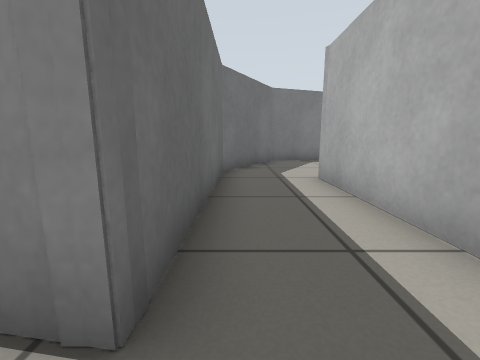
View 1 (above)

21 first-person views from a walk through a robot-simulator world made for Gazebo. The camera is 0.5 m above the floor, tilts 10° down and sees 90° across. The floor is counted in squares, 0.5 m on a side. Each view is taken from the middle of a square. On the plan, view 1 faces up. The plan holds only what a view shows up to about 10 squares ahead; the rest is blank. The place goes on beyond the plan.

View 2
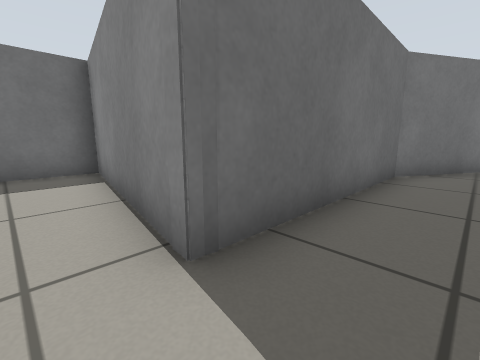

View 3
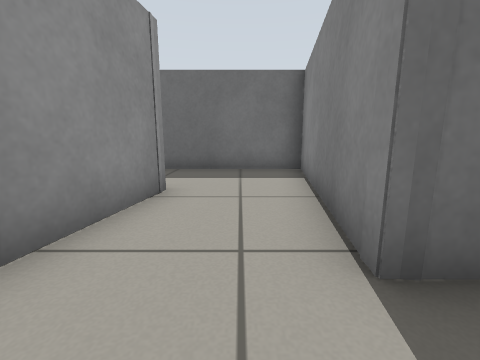

View 4
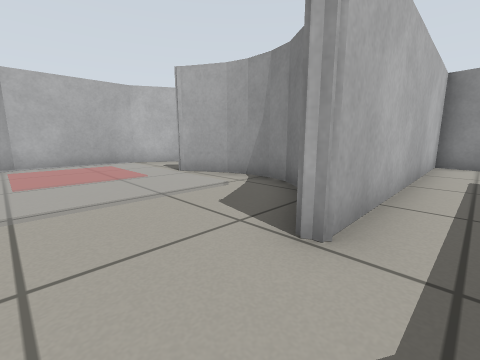

View 5
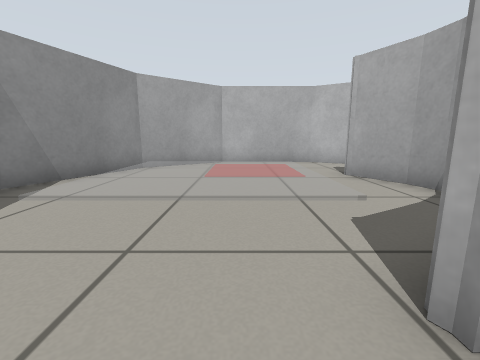

View 6
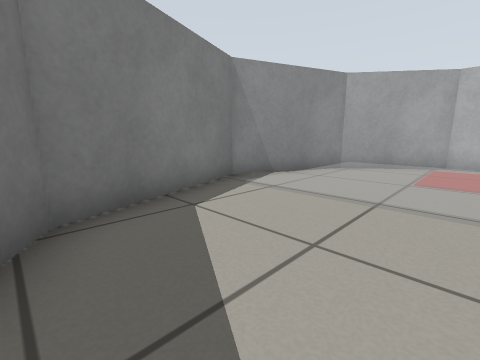

View 7
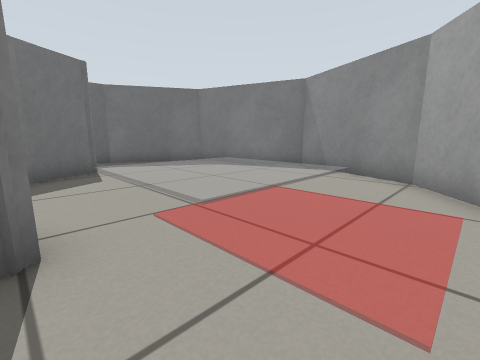

View 8
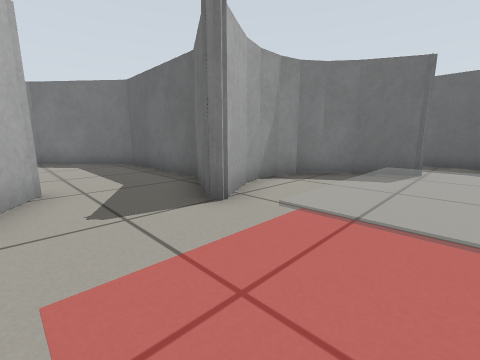

View 9
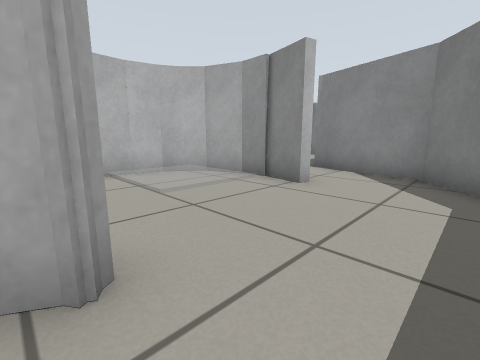

View 10
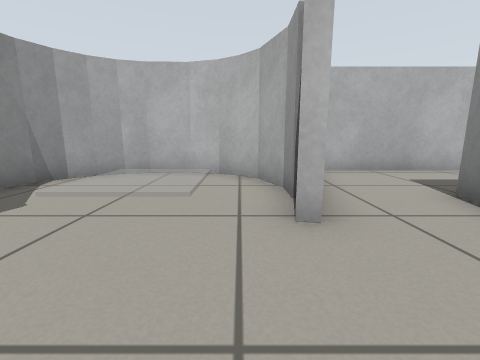

View 11
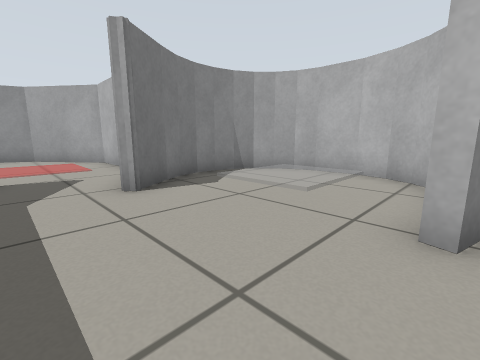

View 12
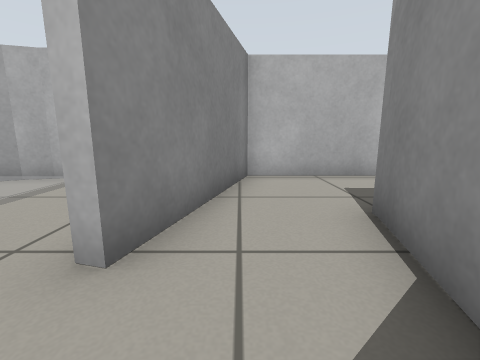

View 13
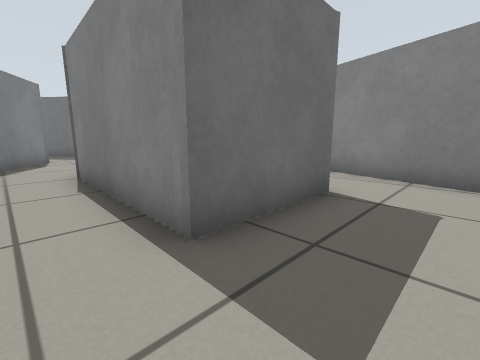

View 14
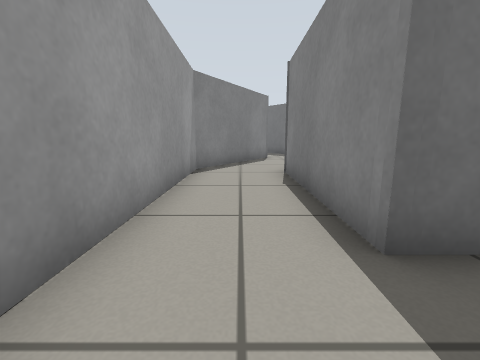

View 15
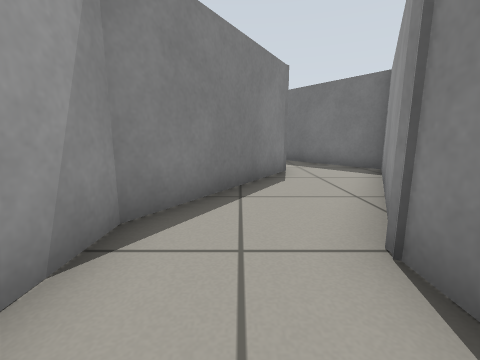

View 16
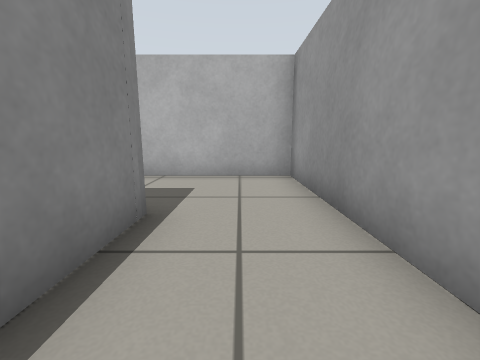

View 17
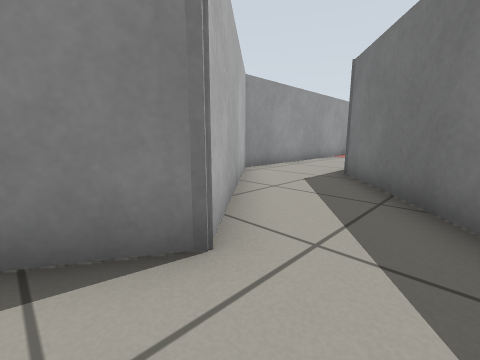

View 18
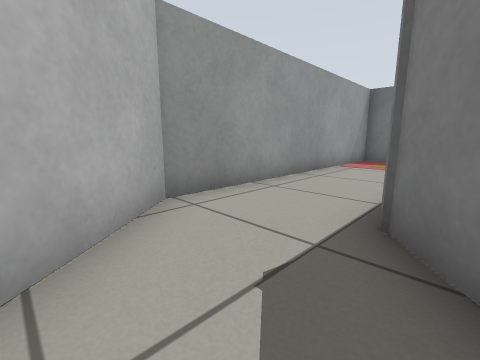

View 19
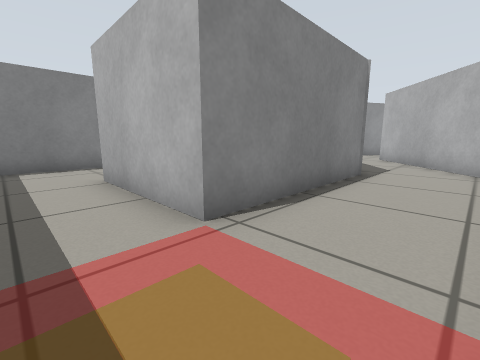

View 20
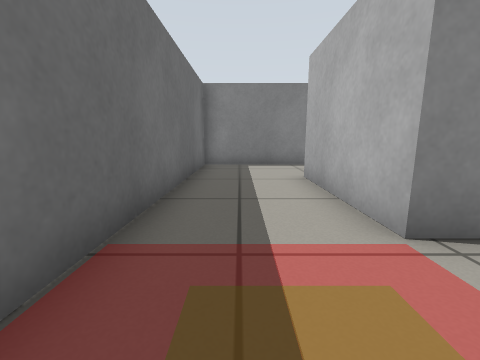

View 21
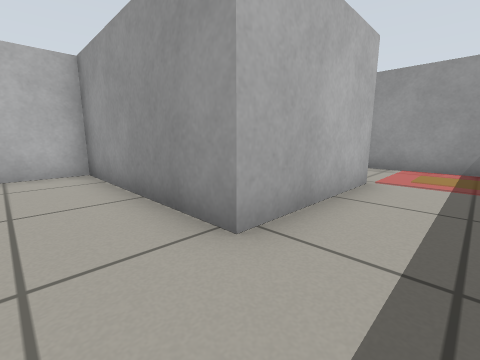

### Floor plan
Key: @ floor where view 1 was taken; # wall or solid block; . main floor; : floor 0.15 m higher than the main floor; / step, stairs or slope.
Columns run from 12 left of view 1 to 15 right of it. Each row starts with its distance up from view 1.
 12                 ###
 11               ###.####
 10              ##......##
  9             ##..::::/.##
  8             #...::::/..#
  7            ##...::::/..#
  6            #....::::/..#
  5            #..##.......#
  4            #..###..#...#
  3            #..# ####..#####
  2      ##### #..#   ##..##..##
  1      #...###..#    #.......#
  0      #......@.#    #.../:/.#
 -1      #........#    #.../:/.#
 -2      #..#######    #......##
 -3 #####   #          #...####
 -4 #.......#          ##....###
 -5 #.......#           ####...#
 -6 #..######   #####      ##..#
 -7 #..#       ##...##      #..#
 -8 #..#     ###.....###    #..#
 -9 #..#    ##...###...######..#
-10 #..######...## ###.........#
-11 #..........##    ###########
-12 #.........##
-13 ###########

Where each view was taken, in squares from view 1:
view 1: 0 up, 0 right, facing up
view 2: 0 up, 1 right, facing up-left
view 3: 0 up, 1 right, facing left
view 4: 8 up, 1 right, facing down-right
view 5: 7 up, 1 right, facing right
view 6: 7 up, 1 right, facing up-right
view 7: 4 up, 10 right, facing up-left
view 8: 7 up, 10 right, facing down-left
view 9: 2 up, 8 right, facing down-right
view 10: 2 down, 8 right, facing right
view 11: 3 down, 8 right, facing up-right
view 12: 4 down, 9 right, facing right
view 13: 10 down, 14 right, facing up-left
view 14: 10 down, 14 right, facing left
view 15: 10 down, 9 right, facing left
view 16: 10 down, 9 right, facing right
view 17: 7 down, 3 right, facing down-left
view 18: 9 down, 1 left, facing down-left
view 19: 12 down, 11 left, facing up-right
view 20: 12 down, 11 left, facing up
view 21: 4 down, 11 left, facing down-right
